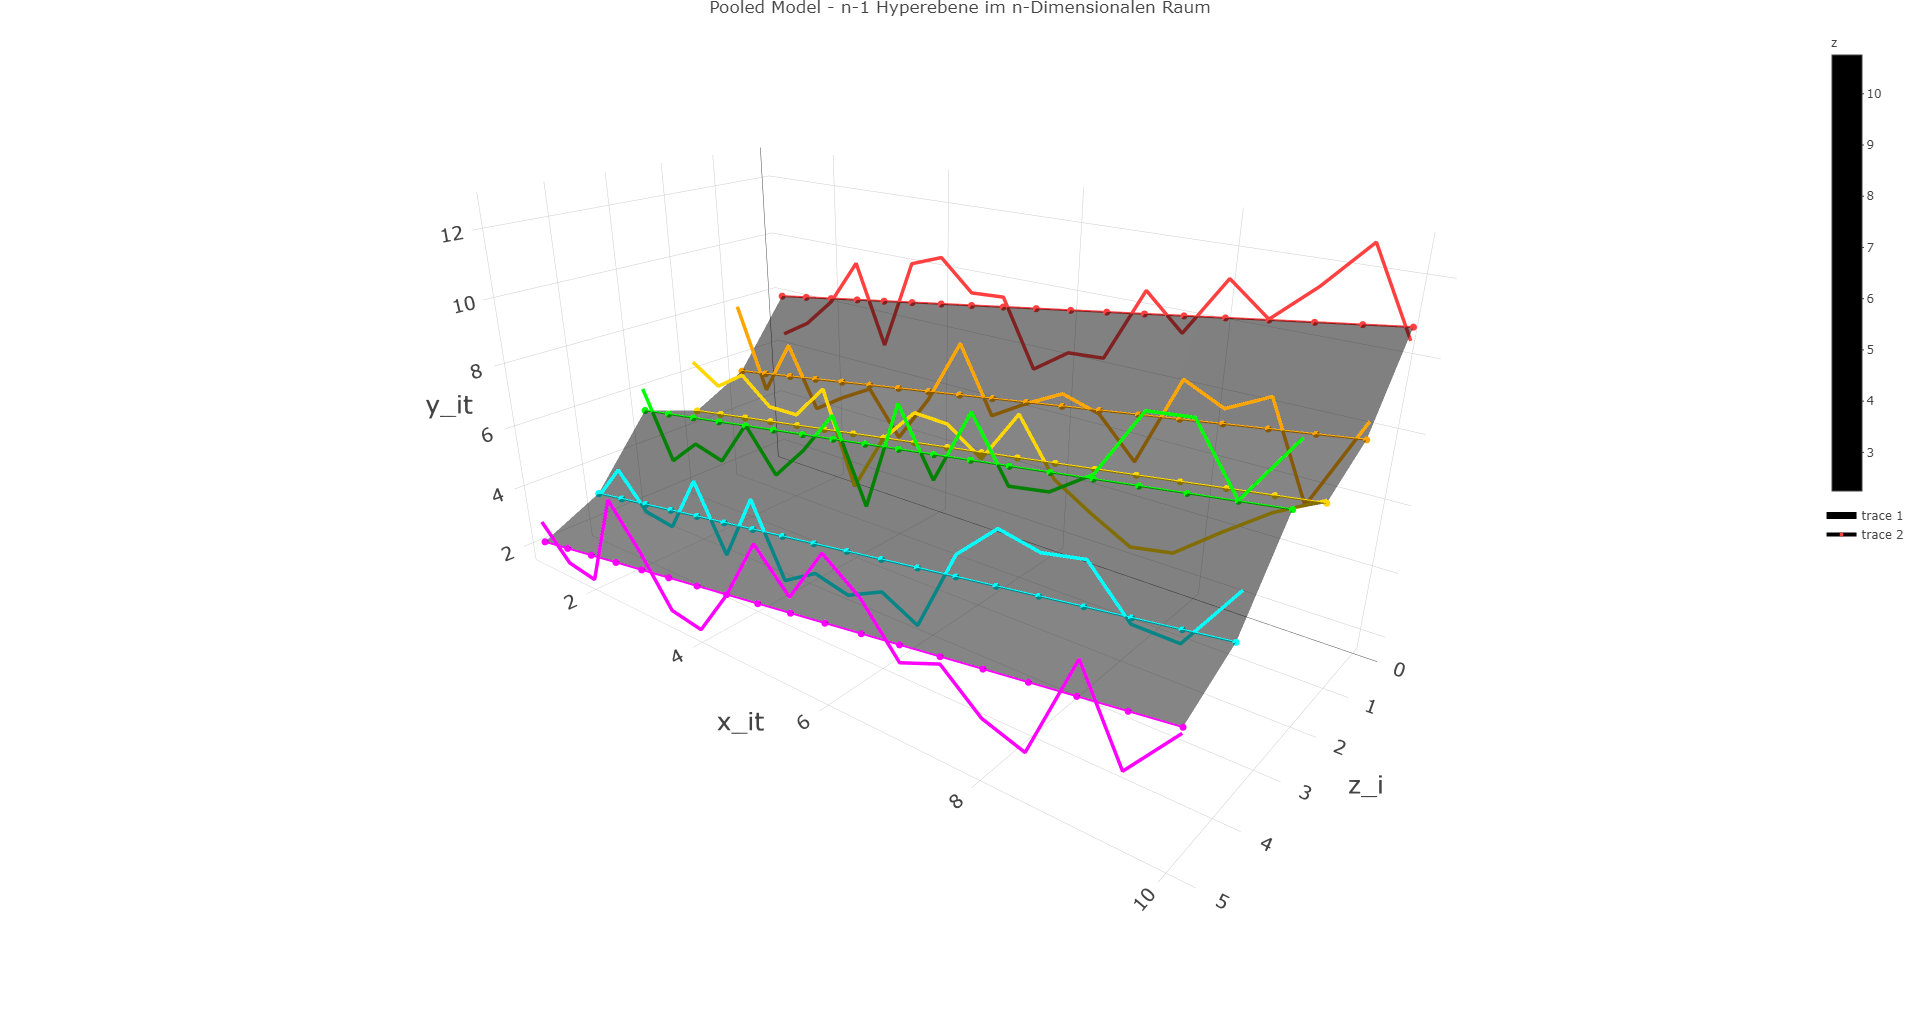

This figure's R source:
# plot a pooled model with plotly

imsbasics::clc()
library(dplyr)
library(plotly)
library(plm)


# data for time lines
x_range <- seq(0,5)
y_range <- seq(1,10,0.5)
pal <- c("brown1", "orange", "gold", "green", "cyan", "magenta")

set.seed(1)
empty_row <- data.frame(x = NA, y = NA, z = NA, col = NA)
df <- empty_row
for (i in x_range) {
  my_df <- expand.grid(y = y_range, x = i)
  my_df <- my_df[,c(2,1)]
  my_df$z <- (2 + max(x_range) - i) + runif(length(y_range),-2,2) + runif(1,0,0.5)*my_df$y
  my_df$col <- rep(pal[i+1], length(y_range))
  df <- rbind(df, my_df, empty_row)
  rm(my_df)
}

# create the pooled model based on the data
df$dummy_x <- df$x; df$dummy_y <- df$y # create dummy x & y (copy of x & y) for plm
                                       # -> x&y = index / dummies = independent variables
plm_fe <- plm(z ~ dummy_x + dummy_y, data = df[!is.na(df$x),], model = "within", effect = "individual")


# create data for surface
z <- matrix(predict(plm_fe), ncol = length(x_range))
z_mean <- (df %>% group_by(x) %>% summarise(mean_z = mean(z, na.rm = TRUE)))$mean_z[1:length(x_range)]
z <- z + rep(z_mean, each = length(y_range))

# add surface data to df (for plotting lines)
z_modeled <- numeric()
for (i in 1:ncol(z)) {
  z_modeled <- c(z_modeled, NA, z[,i])
}
z_modeled <- c(z_modeled, NA)
df$z_modeled <- z_modeled



p1 <- plot_ly() %>%
  add_surface(x = ~x_range,
              y = ~y_range,
              z = ~z,
              opacity = 0.5,
              colorscale = list(c(0, 1), c("black", "black"))) %>%
  add_trace(inherit = FALSE,
            data = df, x = ~x, y = ~y, z =~z,
            type = 'scatter3d',
            mode = "lines", # 'lines+markers',
            color = I(df$col),
            line = list(width = 7)) %>%
  add_trace(inherit = FALSE,
            data = df, x = ~x, y = ~y, z =~z_modeled,
            type = 'scatter3d',
            mode = "lines + markers", # 'lines+markers',
            color = I(df$col),
            line = list(width = 4),
            marker = list(size = 4)) %>%
  layout(title = "Pooled Model - n-1 Hyperebene im n-Dimensionalen Raum",
         scene = list(xaxis = list(title = "z_i", titlefont = list(size = 25), tickfont = list(size = 15)),
                      yaxis = list(title = "x_it", titlefont = list(size = 25), tickfont = list(size = 15)),
                      zaxis = list(title = "y_it", titlefont = list(size = 25), tickfont = list(size = 15)),
                      aspectmode = "manual",
                      aspectratio = list(x=0.5, y=1, z=0.5),
                      camera = list(eye = list(x = 1, y = 0.8, z = 0.5),
                                    # up = list(x = 0, y = 0, z = 1)
                                    center = list(x = 0, y = 0, z = -0.1))
         )
  )

print(p1)
